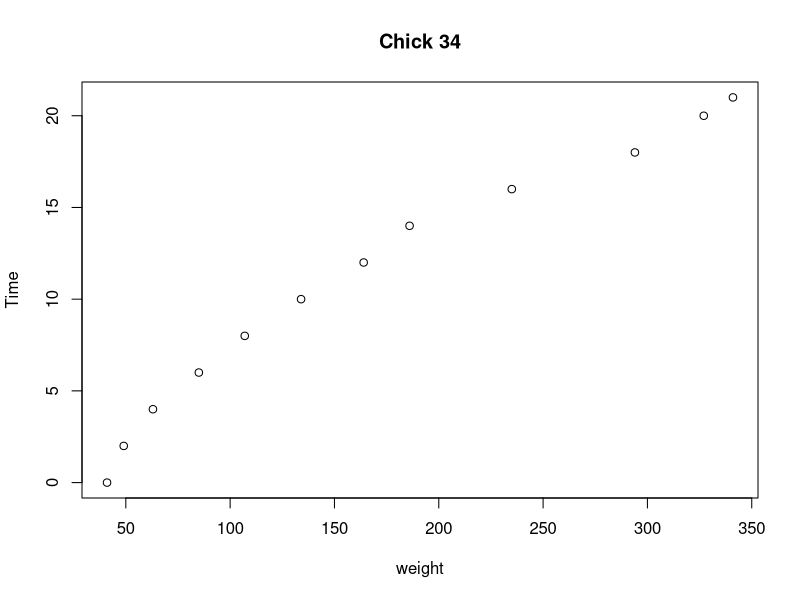
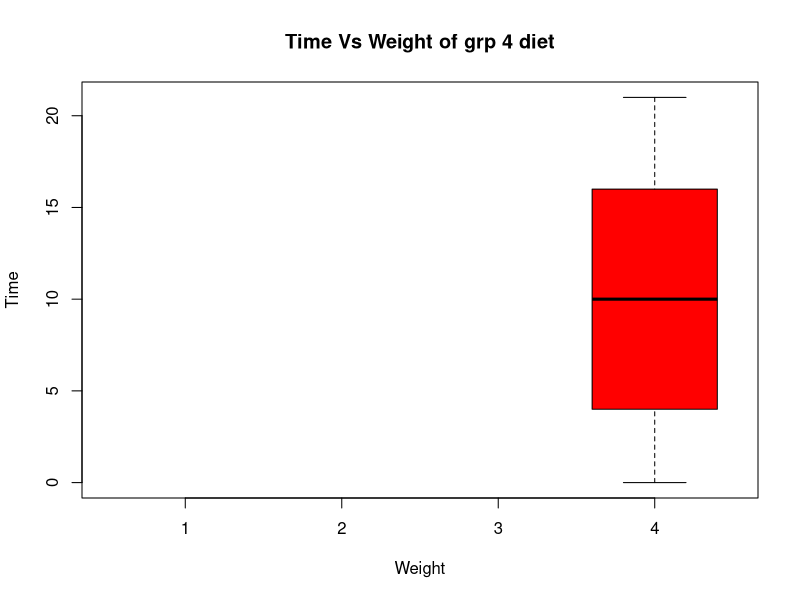
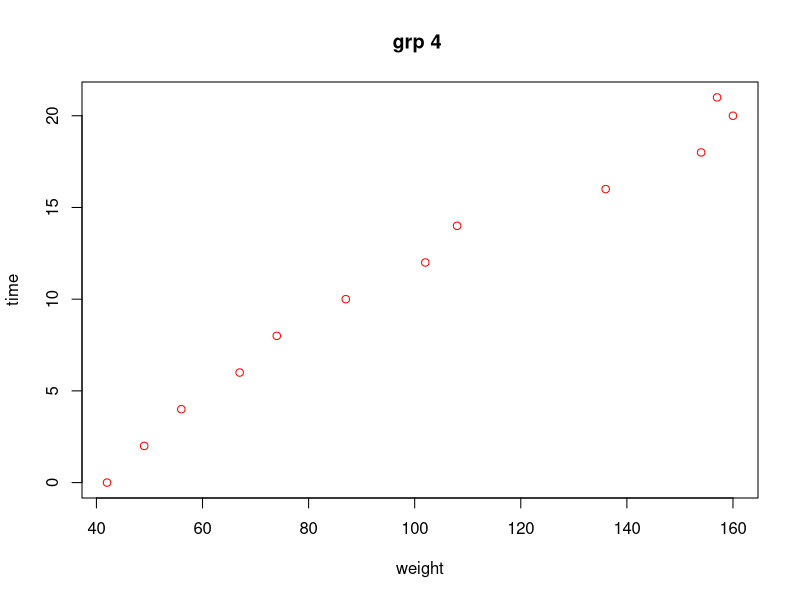
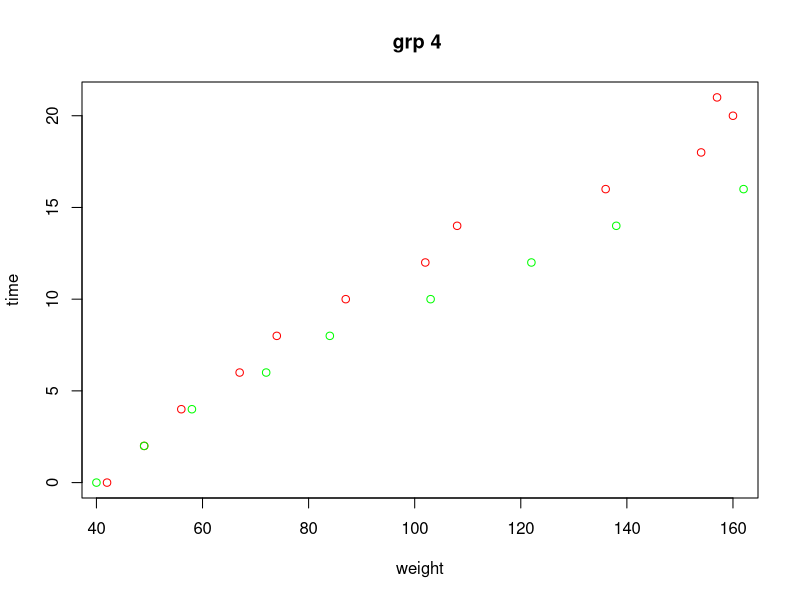

Generate these figures, in order, with R:
data("ChickWeight")
head(ChickWeight)
View(ChickWeight)
#a) Construct a plot of weight against time for chick number 34. 
wvec<-c(ChickWeight$weight[377:388])
print(wvec)
tvec<-c(ChickWeight$Time[377:388])
print(tvec)
plot(wvec,tvec,main = "Chick 34",xlab = "weight",ylab = "Time")

#b)For chicks in diet group 4, display box plots for each time point. 
print(ChickWeight$Diet[461:578])
grp<-ChickWeight$Diet[461:578]
print(grp)
print(ChickWeight$Time[461:578])
trp<-ChickWeight$Time[461:578]
boxplot(trp~grp,data = ChickWeight,main="Time Vs Weight of grp 4 diet",xlab="Weight",ylab="Time",col="red")

#c)Compute the mean weight for chicks in group 4, for each time point. Plot this mean value against time
print(ChickWeight$weight[37:48])
wmean<-mean(ChickWeight$weight[37:48])
print(wmean)
timer<-ChickWeight$Time[37:48]
print(timer)
plot(ChickWeight$weight[37:48],ChickWeight$Time[37:48],main = "grp 4 ",xlab="weight",ylab="time",col="red")

#d)Repeat the previous computation for group 2. Add the mean for group 2 to the existing plot
print(ChickWeight$weight[13:24])
wmean2<-mean(ChickWeight$weight[13:24])
w3<-ChickWeight[ChickWeight[,"Diet"]==2,c("weight")]
w3
print(wmean2)
timer2<-ChickWeight$Time[13:24]
timer3<-ChickWeight[ChickWeight[,"Diet"]==2,c("Time")]
print(timer3)
print(timer2)
plot(ChickWeight$weight[37:48],ChickWeight$Time[37:48],main = "grp 4 ",xlab="weight",ylab="time",col="red")
points(ChickWeight$weight[13:24],ChickWeight$Time[13:24],main = "grp 2 ",xlab="weight",ylab="time",col="green")
#matplot(ChickWeight$weight[13:24], cbind(ChickWeight$Time[37:48],ChickWeight$Time[13:24]),type="l",col=c("red","green"),lty=c(1,1))

